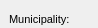
      <widget class="QWidget" name="page_16">
       <property name="geometry">
        <rect>
         <x>0</x>
         <y>0</y>
         <width>98</width>
         <height>28</height>
        </rect>
       </property>
       <attribute name="label">
        <string>Additional information</string>
       </attribute>
       <widget class="QLabel" name="label_streetaxis2_id">
        <property name="geometry">
         <rect>
          <x>9</x>
          <y>60</y>
          <width>83</width>
          <height>22</height>
         </rect>
        </property>
        <property name="font">
         <font>
          <pointsize>8</pointsize>
         </font>
        </property>
        <property name="frameShape">
         <enum>QFrame::NoFrame</enum>
        </property>
        <property name="frameShadow">
         <enum>QFrame::Plain</enum>
        </property>
        <property name="text">
         <string>Street 2:</string>
        </property>
        <property name="textFormat">
         <enum>Qt::AutoText</enum>
        </property>
        <property name="scaledContents">
         <bool>false</bool>
        </property>
        <property name="alignment">
         <set>Qt::AlignLeading|Qt::AlignLeft|Qt::AlignVCenter</set>
        </property>
        <property name="margin">
         <number>3</number>
        </property>
       </widget>
       <widget class="QLabel" name="label_comment">
        <property name="geometry">
         <rect>
          <x>10</x>
          <y>170</y>
          <width>90</width>
          <height>22</height>
         </rect>
        </property>
        <property name="font">
         <font>
          <pointsize>8</pointsize>
         </font>
        </property>
        <property name="frameShape">
         <enum>QFrame::NoFrame</enum>
        </property>
        <property name="frameShadow">
         <enum>QFrame::Plain</enum>
        </property>
        <property name="text">
         <string>Comment:</string>
        </property>
        <property name="textFormat">
         <enum>Qt::AutoText</enum>
        </property>
        <property name="scaledContents">
         <bool>false</bool>
        </property>
        <property name="alignment">
         <set>Qt::AlignLeading|Qt::AlignLeft|Qt::AlignVCenter</set>
        </property>
        <property name="margin">
         <number>3</number>
        </property>
       </widget>
       <widget class="QLabel" name="label_streetaxis_id">
        <property name="geometry">
         <rect>
          <x>9</x>
          <y>33</y>
          <width>99</width>
          <height>22</height>
         </rect>
        </property>
        <property name="font">
         <font>
          <pointsize>8</pointsize>
         </font>
        </property>
        <property name="frameShape">
         <enum>QFrame::NoFrame</enum>
        </property>
        <property name="frameShadow">
         <enum>QFrame::Plain</enum>
        </property>
        <property name="text">
         <string>Street:</string>
        </property>
        <property name="textFormat">
         <enum>Qt::AutoText</enum>
        </property>
        <property name="scaledContents">
         <bool>false</bool>
        </property>
        <property name="alignment">
         <set>Qt::AlignLeading|Qt::AlignLeft|Qt::AlignVCenter</set>
        </property>
        <property name="margin">
         <number>3</number>
        </property>
       </widget>
       <widget class="QLineEdit" name="postcode">
        <property name="geometry">
         <rect>
          <x>435</x>
          <y>10</y>
          <width>126</width>
          <height>18</height>
         </rect>
        </property>
        <property name="font">
         <font>
          <pointsize>8</pointsize>
         </font>
        </property>
        <property name="inputMask">
         <string/>
        </property>
        <property name="text">
         <string/>
        </property>
        <property name="frame">
         <bool>true</bool>
        </property>
       </widget>
       <widget class="QLabel" name="label_postcode">
        <property name="geometry">
         <rect>
          <x>350</x>
          <y>10</y>
          <width>83</width>
          <height>22</height>
         </rect>
        </property>
        <property name="font">
         <font>
          <pointsize>8</pointsize>
         </font>
        </property>
        <property name="frameShape">
         <enum>QFrame::NoFrame</enum>
        </property>
        <property name="frameShadow">
         <enum>QFrame::Plain</enum>
        </property>
        <property name="text">
         <string>Postcode:</string>
        </property>
        <property name="textFormat">
         <enum>Qt::AutoText</enum>
        </property>
        <property name="scaledContents">
         <bool>false</bool>
        </property>
        <property name="alignment">
         <set>Qt::AlignLeading|Qt::AlignLeft|Qt::AlignVCenter</set>
        </property>
        <property name="margin">
         <number>3</number>
        </property>
       </widget>
       <widget class="QLineEdit" name="num_value">
        <property name="geometry">
         <rect>
          <x>435</x>
          <y>245</y>
          <width>126</width>
          <height>18</height>
         </rect>
        </property>
        <property name="echoMode">
         <enum>QLineEdit::Normal</enum>
        </property>
       </widget>
       <widget class="QLineEdit" name="postcomplement">
        <property name="geometry">
         <rect>
          <x>500</x>
          <y>35</y>
          <width>60</width>
          <height>18</height>
         </rect>
        </property>
        <property name="font">
         <font>
          <pointsize>8</pointsize>
         </font>
        </property>
        <property name="inputMask">
         <string/>
        </property>
        <property name="text">
         <string/>
        </property>
        <property name="frame">
         <bool>true</bool>
        </property>
       </widget>
       <widget class="QLabel" name="label_muni_id">
        <property name="geometry">
         <rect>
          <x>9</x>
          <y>8</y>
          <width>90</width>
          <height>22</height>
         </rect>
        </property>
        <property name="font">
         <font>
          <pointsize>8</pointsize>
         </font>
        </property>
        <property name="frameShape">
         <enum>QFrame::NoFrame</enum>
        </property>
        <property name="frameShadow">
         <enum>QFrame::Plain</enum>
        </property>
        <property name="text">
         <string>Municipality:</string>
        </property>
        <property name="textFormat">
         <enum>Qt::AutoText</enum>
        </property>
        <property name="scaledContents">
         <bool>false</bool>
        </property>
        <property name="alignment">
         <set>Qt::AlignLeading|Qt::AlignLeft|Qt::AlignVCenter</set>
        </property>
        <property name="margin">
         <number>3</number>
        </property>
       </widget>
       <widget class="QComboBox" name="muni_id">
        <property name="geometry">
         <rect>
          <x>110</x>
          <y>10</y>
          <width>235</width>
          <height>18</height>
         </rect>
        </property>
        <property name="font">
         <font>
          <pointsize>8</pointsize>
         </font>
        </property>
       </widget>
       <widget class="QLineEdit" name="postcomplement2">
        <property name="geometry">
         <rect>
          <x>500</x>
          <y>60</y>
          <width>60</width>
          <height>18</height>
         </rect>
        </property>
        <property name="font">
         <font>
          <pointsize>8</pointsize>
         </font>
        </property>
        <property name="inputMask">
         <string/>
        </property>
        <property name="text">
         <string/>
        </property>
        <property name="frame">
         <bool>true</bool>
        </property>
       </widget>
       <widget class="QComboBox" name="streetaxis2_id">
        <property name="geometry">
         <rect>
          <x>110</x>
          <y>60</y>
          <width>235</width>
          <height>18</height>
         </rect>
        </property>
        <property name="font">
         <font>
          <pointsize>8</pointsize>
         </font>
        </property>
       </widget>
       <widget class="QLabel" name="label_postnumber">
        <property name="geometry">
         <rect>
          <x>350</x>
          <y>33</y>
          <width>83</width>
          <height>22</height>
         </rect>
        </property>
        <property name="font">
         <font>
          <pointsize>8</pointsize>
         </font>
        </property>
        <property name="frameShape">
         <enum>QFrame::NoFrame</enum>
        </property>
        <property name="frameShadow">
         <enum>QFrame::Plain</enum>
        </property>
        <property name="text">
         <string>Postnumber:</string>
        </property>
        <property name="textFormat">
         <enum>Qt::AutoText</enum>
        </property>
        <property name="scaledContents">
         <bool>false</bool>
        </property>
        <property name="alignment">
         <set>Qt::AlignLeading|Qt::AlignLeft|Qt::AlignVCenter</set>
        </property>
        <property name="margin">
         <number>3</number>
        </property>
       </widget>
       <widget class="QLabel" name="label_num_value">
        <property name="geometry">
         <rect>
          <x>345</x>
          <y>243</y>
          <width>91</width>
          <height>22</height>
         </rect>
        </property>
        <property name="font">
         <font>
          <pointsize>8</pointsize>
         </font>
        </property>
        <property name="frameShape">
         <enum>QFrame::NoFrame</enum>
        </property>
        <property name="frameShadow">
         <enum>QFrame::Plain</enum>
        </property>
        <property name="text">
         <string>Numeric value:</string>
        </property>
        <property name="textFormat">
         <enum>Qt::AutoText</enum>
        </property>
        <property name="scaledContents">
         <bool>false</bool>
        </property>
        <property name="alignment">
         <set>Qt::AlignLeading|Qt::AlignLeft|Qt::AlignVCenter</set>
        </property>
        <property name="margin">
         <number>3</number>
        </property>
       </widget>
       <widget class="QTextEdit" name="annotation">
        <property name="geometry">
         <rect>
          <x>110</x>
          <y>85</y>
          <width>451</width>
          <height>32</height>
         </rect>
        </property>
        <property name="frameShape">
         <enum>QFrame::StyledPanel</enum>
        </property>
        <property name="frameShadow">
         <enum>QFrame::Raised</enum>
        </property>
       </widget>
       <widget class="QLabel" name="label_link">
        <property name="geometry">
         <rect>
          <x>10</x>
          <y>243</y>
          <width>90</width>
          <height>22</height>
         </rect>
        </property>
        <property name="font">
         <font>
          <pointsize>8</pointsize>
         </font>
        </property>
        <property name="frameShape">
         <enum>QFrame::NoFrame</enum>
        </property>
        <property name="frameShadow">
         <enum>QFrame::Plain</enum>
        </property>
        <property name="text">
         <string>Link:</string>
        </property>
        <property name="textFormat">
         <enum>Qt::AutoText</enum>
        </property>
        <property name="scaledContents">
         <bool>false</bool>
        </property>
        <property name="alignment">
         <set>Qt::AlignLeading|Qt::AlignLeft|Qt::AlignVCenter</set>
        </property>
        <property name="margin">
         <number>3</number>
        </property>
       </widget>
       <widget class="QLabel" name="label_observ">
        <property name="geometry">
         <rect>
          <x>10</x>
          <y>130</y>
          <width>90</width>
          <height>22</height>
         </rect>
        </property>
        <property name="font">
         <font>
          <pointsize>8</pointsize>
         </font>
        </property>
        <property name="frameShape">
         <enum>QFrame::NoFrame</enum>
        </property>
        <property name="frameShadow">
         <enum>QFrame::Plain</enum>
        </property>
        <property name="text">
         <string>Observation:</string>
        </property>
        <property name="textFormat">
         <enum>Qt::AutoText</enum>
        </property>
        <property name="scaledContents">
         <bool>false</bool>
        </property>
        <property name="alignment">
         <set>Qt::AlignLeading|Qt::AlignLeft|Qt::AlignVCenter</set>
        </property>
        <property name="margin">
         <number>3</number>
        </property>
       </widget>
       <widget class="QLabel" name="label_annotation">
        <property name="geometry">
         <rect>
          <x>10</x>
          <y>90</y>
          <width>90</width>
          <height>22</height>
         </rect>
        </property>
        <property name="font">
         <font>
          <pointsize>8</pointsize>
         </font>
        </property>
        <property name="frameShape">
         <enum>QFrame::NoFrame</enum>
        </property>
        <property name="frameShadow">
         <enum>QFrame::Plain</enum>
        </property>
        <property name="text">
         <string>Annotation:</string>
        </property>
        <property name="textFormat">
         <enum>Qt::AutoText</enum>
        </property>
        <property name="scaledContents">
         <bool>false</bool>
        </property>
        <property name="alignment">
         <set>Qt::AlignLeading|Qt::AlignLeft|Qt::AlignVCenter</set>
        </property>
        <property name="margin">
         <number>3</number>
        </property>
       </widget>
       <widget class="QLineEdit" name="postnumber2">
        <property name="geometry">
         <rect>
          <x>435</x>
          <y>60</y>
          <width>60</width>
          <height>18</height>
         </rect>
        </property>
        <property name="font">
         <font>
          <pointsize>8</pointsize>
         </font>
        </property>
        <property name="inputMask">
         <string/>
        </property>
        <property name="text">
         <string/>
        </property>
        <property name="frame">
         <bool>true</bool>
        </property>
       </widget>
       <widget class="QComboBox" name="streetaxis_id">
        <property name="geometry">
         <rect>
          <x>110</x>
          <y>35</y>
          <width>235</width>
          <height>18</height>
         </rect>
        </property>
        <property name="font">
         <font>
          <pointsize>8</pointsize>
         </font>
        </property>
       </widget>
       <widget class="QLineEdit" name="postnumber">
        <property name="geometry">
         <rect>
          <x>435</x>
          <y>35</y>
          <width>60</width>
          <height>18</height>
         </rect>
        </property>
        <property name="font">
         <font>
          <pointsize>8</pointsize>
         </font>
        </property>
        <property name="inputMask">
         <string/>
        </property>
        <property name="text">
         <string/>
        </property>
        <property name="frame">
         <bool>true</bool>
        </property>
       </widget>
       <widget class="QTextEdit" name="observ">
        <property name="geometry">
         <rect>
          <x>110</x>
          <y>125</y>
          <width>451</width>
          <height>32</height>
         </rect>
        </property>
       </widget>
       <widget class="QLabel" name="label_postnumber2">
        <property name="geometry">
         <rect>
          <x>350</x>
          <y>55</y>
          <width>86</width>
          <height>22</height>
         </rect>
        </property>
        <property name="font">
         <font>
          <pointsize>8</pointsize>
         </font>
        </property>
        <property name="frameShape">
         <enum>QFrame::NoFrame</enum>
        </property>
        <property name="frameShadow">
         <enum>QFrame::Plain</enum>
        </property>
        <property name="text">
         <string>Postnumber 2:</string>
        </property>
        <property name="textFormat">
         <enum>Qt::AutoText</enum>
        </property>
        <property name="scaledContents">
         <bool>false</bool>
        </property>
        <property name="alignment">
         <set>Qt::AlignLeading|Qt::AlignLeft|Qt::AlignVCenter</set>
        </property>
        <property name="margin">
         <number>3</number>
        </property>
       </widget>
       <widget class="QLabel" name="label_descript">
        <property name="geometry">
         <rect>
          <x>10</x>
          <y>210</y>
          <width>91</width>
          <height>22</height>
         </rect>
        </property>
        <property name="font">
         <font>
          <pointsize>8</pointsize>
         </font>
        </property>
        <property name="frameShape">
         <enum>QFrame::NoFrame</enum>
        </property>
        <property name="frameShadow">
         <enum>QFrame::Plain</enum>
        </property>
        <property name="text">
         <string>Description:</string>
        </property>
        <property name="textFormat">
         <enum>Qt::AutoText</enum>
        </property>
        <property name="scaledContents">
         <bool>false</bool>
        </property>
        <property name="alignment">
         <set>Qt::AlignLeading|Qt::AlignLeft|Qt::AlignVCenter</set>
        </property>
        <property name="margin">
         <number>3</number>
        </property>
       </widget>
       <widget class="QTextEdit" name="link">
        <property name="enabled">
         <bool>false</bool>
        </property>
        <property name="geometry">
         <rect>
          <x>110</x>
          <y>245</y>
          <width>235</width>
          <height>18</height>
         </rect>
        </property>
        <property name="verticalScrollBarPolicy">
         <enum>Qt::ScrollBarAlwaysOff</enum>
        </property>
        <property name="horizontalScrollBarPolicy">
         <enum>Qt::ScrollBarAlwaysOff</enum>
        </property>
       </widget>
       <widget class="QTextEdit" name="comment">
        <property name="geometry">
         <rect>
          <x>110</x>
          <y>165</y>
          <width>451</width>
          <height>32</height>
         </rect>
        </property>
        <property name="frameShadow">
         <enum>QFrame::Sunken</enum>
        </property>
        <property name="lineWidth">
         <number>1</number>
        </property>
       </widget>
       <widget class="QTextEdit" name="descript">
        <property name="geometry">
         <rect>
          <x>110</x>
          <y>205</y>
          <width>451</width>
          <height>32</height>
         </rect>
        </property>
       </widget>
      </widget>
